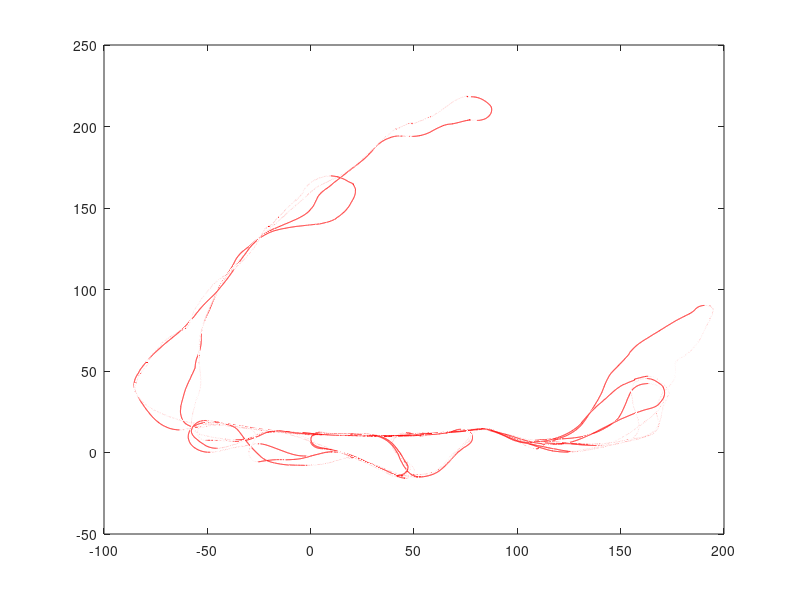

Reproduce this figure in MATLAB. (Note: this script raises an error after producing the figure.)
clc;clear all;close all


load ufast1
figure(1)
mm=plot(epath(1,:)+10,epath(2,:),'r')
size(epath)
zdir = [0 0 1];
rotate(mm,zdir,-8);
zdir = [1 0 0];
rotate(mm,zdir,-20);
hold on

% plot(epath(2,:),epath(1,:),'k')
% load('gps_x.txt')
% load('gps_y.txt')
% size(gps_x)
% plot(gps_x,gps_y,'.')

load('aa3_gpsx.mat')
nn=plot(Lo_m+130,La_m+55,'g.') ;
size(Lo_m)

zdir = [0 0 1];
rotate(nn,zdir,-40);

%%
% load('GPS.txt')
% plot(GPS(:,3),GPS(:,2),'K.') 
